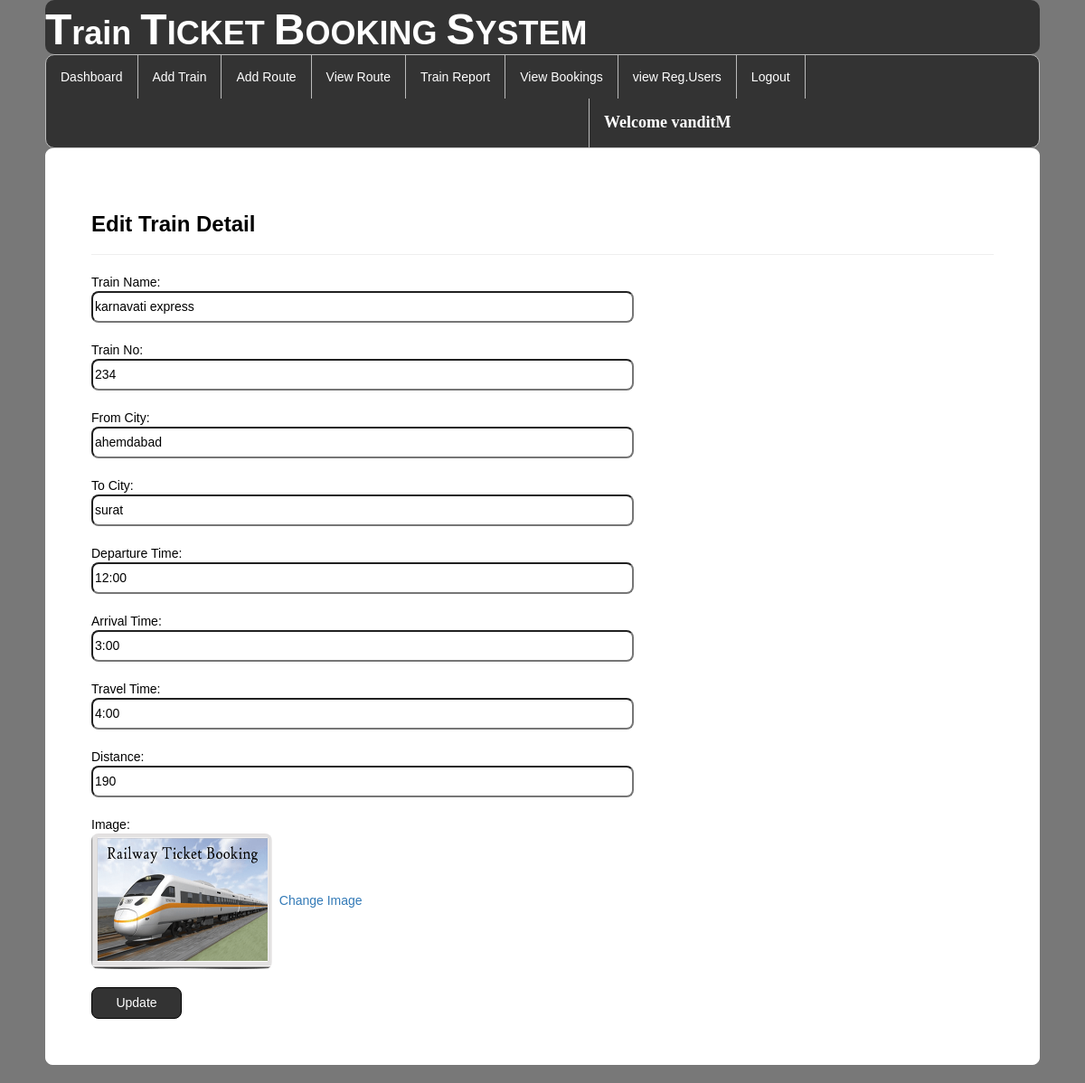
Page /edittrain/4 (signed in) on the committed database.
### railway/models.py (models this page shows, shortened)
class Add_Train(models.Model):
    trainname = models.CharField(max_length=30,null=True)
    train_no = models.IntegerField(null=True)
    from_city = models.CharField(max_length=30,null=True)
    to_city = models.CharField(max_length=30,null=True)
    departuretime=models.CharField(max_length=30,null=True)
    arrivaltime=models.CharField(max_length=30,null=True)
    trevaltime=models.CharField(max_length=100,null=True)
    distance=models.IntegerField(null=True)
    img=models.ImageField(upload_to="train_photos/", null=True)

### railway/views.py (the view, shortened to what this page needs)
# urls.py: path('edittrain/<int:pid>', edit, name="edittrain"),
def edit(request,pid):
    if not request.user.is_authenticated:
        return redirect('login_customer')
    error = False
    data1=Add_Train.objects.get(id=pid)
    d = {'data':data1,'error':error}
    return render(request,'edittrain.html',d)

### railway/templates/edittrain.html (shortened to what this page needs)
{% extends 'navigation3.html' %}
{% load static %}
{% block b %}
<div style="color:Black;border:1px solid white;border-radius:8px;background-color:white;padding:50px">
        <h3><strong>Edit Train Detail</strong></h3><hr>
    <form method="post" action="">
        Train Name:<br><input type="text" placeholder="Enter Train Name" value="{{data.trainname}}" name="busname" style="border-radius:8px;width:600px;height:35px;"><br><br>
        Train No:<br><input type="text" placeholder="Enter Train No." value="{{data.train_no}}" name="bus_no" style="border-radius:8px;width:600px;height:35px;"><br><br>
        From City:<br><input type="text" placeholder="Enter pick location" value="{{data.from_city}}" name="fcity" style="border-radius:8px;width:600px;height:35px;"><br><br>
        To City:<br><input type="text" placeholder="Enter Drop location" value="{{data.to_city}}" name="tcity" style="border-radius:8px;width:600px;height:35px;"><br><br>
        Departure Time: <br><input value="{{data.departuretime}}" type="text" placeholder="Enter Departure time" name="dtime"  style="border-radius:8px;width:600px;height:35px;"><br><br>
        Arrival Time: <br><input value="{{data.arrivaltime}}" type="text" placeholder="Enter arrival time" name="atime" style="border-radius:8px;width:600px;height:35px;"><br><br>
        Travel Time: <br><input value="{{data.trevaltime}}"  type="text" placeholder="Enter Travel time"  name="ttime" style="border-radius:8px;width:600px;height:35px;"><br><br>
        Distance:<br><input type="number" placeholder="Enter Distance" value="{{data.distance}}" name="dis" style="border-radius:8px;width:600px;height:35px;"><br><br>
        Image:<br><img src ="{{data.img.url}}" style="border-radius:8px;width:200px;height:150px;">
        &nbsp;<a href="{% url 'change_image' data.id %}">Change Image</a>
        <br><br>
        <input type="submit" value="Update" style="color:white;border-radius:8px;width:100px;height:35px;background-color:#333;border:1px solid black">
    </form>
    </div>
{% endblock %}

### railway/templates/navigation3.html (shortened to what this page needs)
{% extends 'head.html' %}
{% load static %}
{% block body %}
<link rel = stylesheet href = "//cdn.datatables.net/1.10.19/css/jquery.dataTables.min.css">
<ul class="id2">
  <li id="id1"><a href="{% url 'admindashboard' %}">Dashboard</a></li>
  <li id="id1"><a href="{% url 'add_train' %}">Add Train</a></li>
  <li id="id1"><a href="{% url 'add_route' %}">Add Route</a></li>
  <li id="id1"><a href="{% url 'availableroute' %}">View Route</a></li>
  <li id="id1"><a href="{% url 'view_train'%}">Train Report</a></li>
  <li id="id1"><a href="{% url 'viewbookings'%}">View Bookings</a></li>
  <li id="id1"><a href="{% url 'view_regusers'%}">view Reg.Users</a></li>
  <li id="id1"><a href="{% url 'log_out' %}">Logout</a></li>
      <li id="id2" style="margin-left:600px"><a href="" style="color:white"><strong style="font-size:18px;font-family:cursive">Welcome {{request.user.username}}</strong></a></li>
</ul>
{% block b %}
{% endblock %}
{% endblock %}

### railway/templates/navigation3.html (style rules this page uses)
.id2 { list-style-type: none; margin: 0; padding: 0; overflow: hidden; background-color: #333; border-radius:10px; border:1px solid #bbb; }
#id1 { float: left; border-right:1px solid #bbb; }
#id2 { float: left; border-left:1px solid #bbb; }
li:last-child { border-right: none; }
li a { display: block; color: white; text-align: center; padding: 14px 16px; text-decoration: none; }
body { font-family: Arial, Helvetica, sans-serif; }

### rows in the picture
Add_Train: busname "karnavati express", bus_no "234", fcity "ahemdabad", tcity "surat", dtime "12:00", atime "3:00", ttime "4:00", dis "190", img (picture)

### other values in the picture
{{ request.user.username }} "vanditM"
